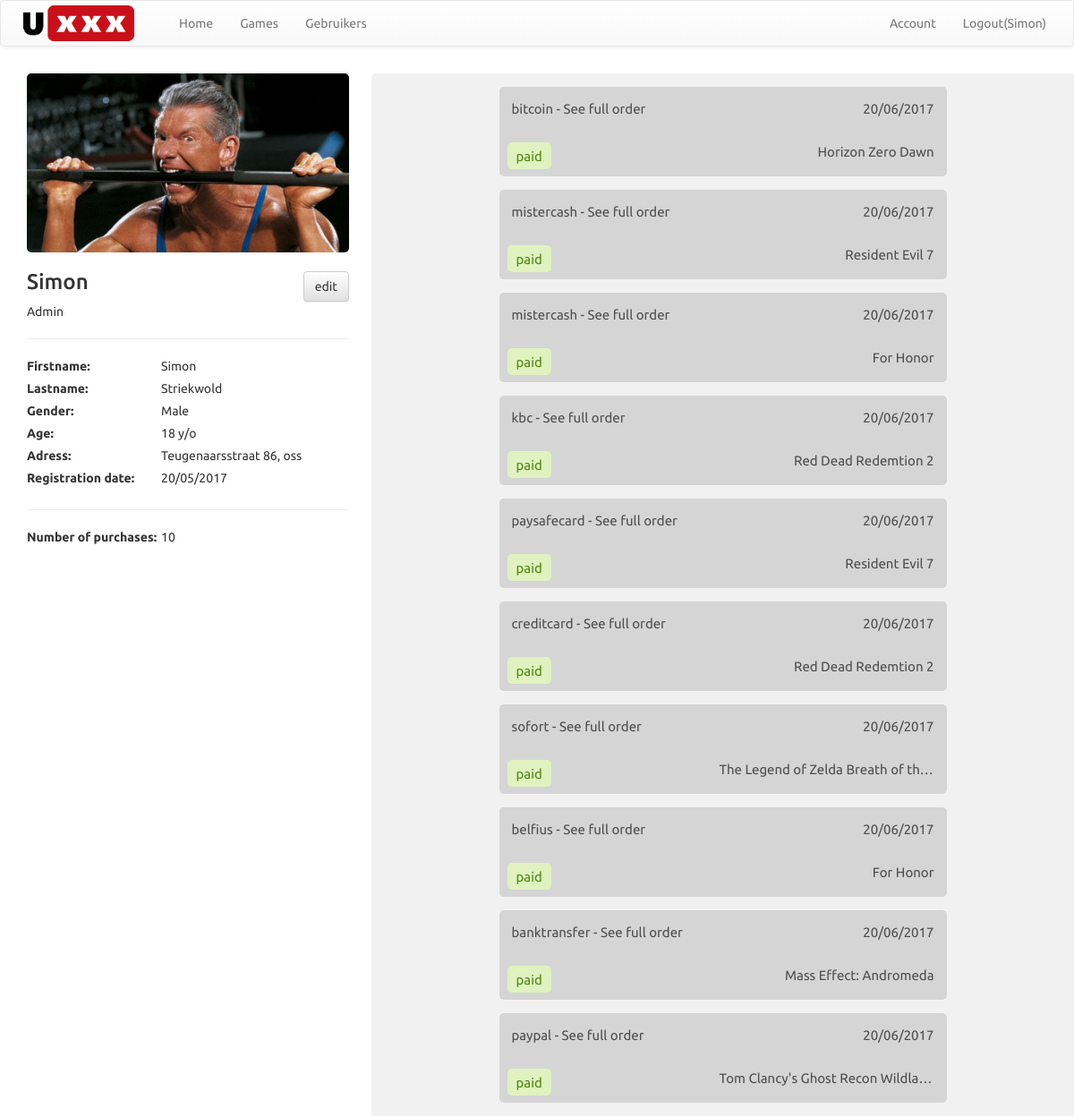
Screenshot of /users/view/591acd7a744f2478214843 (signed in) with the database file from the repository.
### tables this page shows
CREATE TABLE `user` (
  `id` varchar(256) NOT NULL,
  `name` varchar(256) NOT NULL,
  `password` varchar(256) NOT NULL,
  `salt` varchar(256) NOT NULL,
  `role` int(6) NOT NULL,
  `pic` varchar(256) NOT NULL
);

CREATE TABLE `game_order` (
  `id` varchar(256) NOT NULL,
  `user_id` varchar(256) NOT NULL,
  `game_name` varchar(256) NOT NULL,
  `game_id` varchar(256) NOT NULL,
  `amount` int(10) NOT NULL,
  `method` varchar(256) NOT NULL,
  `status` varchar(256) NOT NULL,
  `paidDatetime` varchar(256) NOT NULL,
  `details_consumerName` varchar(256) NOT NULL,
  `details_consumerAccount` varchar(256) NOT NULL
);

### base/classes.php (called while the page is built, shortened)
<?php
    class Base {
        public static function Render( $view, $Cvar = null ) {
            require_once('views/layout.php');
        }
        public static function Sanitize($string) {
            return htmlentities($string);
        }
    }
    class Sql {
        private static $instance = NULL;
        private static function getInstance() {
            if (!isset(self::$instance)) {
                $pdo_options[PDO::ATTR_ERRMODE] = PDO::ERRMODE_EXCEPTION;
                self::$instance = new PDO('mysql:host=localhost;dbname='.$GLOBALS['config']['DataBaseName'], 'root', '', $pdo_options);
            }
            return self::$instance;
        }
        public static function Get($table, $row = '1', $where = '1') {
            $db = Sql::getInstance();
            try {
                $req = $db->prepare("SELECT * FROM $table WHERE $row = :where");
                $req->execute([':where' => $where]);
                $res = $req->fetchall();
            } catch( PDOException $Exception ) {
                return $Exception->getMessage();
            }
            return $res;
        }
    }
?>

### index.php (called while the page is built, shortened)
<?php
    require_once('base/classes.php');
    require_once('base/routes.php');
?>

### models/user.php (called while the page is built, shortened)
<?php
    class User {
        public function __construct($id, $name, $password, $salt, $role, $pic) {
            $this->id = $id;
            $this->name = $name;
            $this->role = $role;
            $this->pic = $pic;
        }
        public static function role($text) {
            switch ($text) {
                case 777:
                    return 'Admin';
                    break;
            }
        }
        public static function find($id) {
            $result = Sql::Get('user', 'id', $id);
            if (
                isset($result[0]['id']) &&
                isset($result[0]['name']) &&
                isset($result[0]['password']) &&
                isset($result[0]['salt']) &&
                isset($result[0]['role']) &&
                isset($result[0]['pic'])
            ) {
                return new User(
                    $result[0]['id'],
                    $result[0]['name'],
                    $result[0]['password'],
                    $result[0]['salt'],
                    $result[0]['role'],
                    $result[0]['pic']);
            } else {
                return false;
            }
        }
    }
?>

### models/order.php (called while the page is built, shortened)
<?php
    class Order {
        public static function findByUser($id) {
            $result = Sql::Get('game_order', 'user_id', $id);
            return $result;
        }
    }
?>

### views/users/view.php (the view, shortened to what this page needs)
<div class="container users">
	<div class="row">
		<div class="col-md-4 user-profile">
			<div class="profile-picture" style="background-image: url(<?=$GLOBALS['config']['base_url'].$user->pic ?>);"></div>
			<h3><?=$user->name ?></h3>
			<?=User::Role($user->role) ?>
			<a href="<?= $GLOBALS['config']['base_url'] ?>users/edit/<?=$user->id ?>" class="btn btn-default pull-right">edit</a>
			<hr>
			<label>Firstname: </label>Simon<br>
			<label>Lastname: </label>Striekwold<br>
			<label>Gender: </label>Male<br>
			<label>Age: </label>18 y/o<br>
			<label>Adress: </label>Teugenaarsstraat 86, oss<br>
			<label>Registration date: </label>20/05/2017<br>
			<hr>
			<label>Number of purchases: </label><?= sizeof($orders) ?><br><br>
		</div>
		<div class="col-md-8 order-list <?php if (sizeof($orders) == 0) : ?>hidden-sm hidden-xs<?php endif; ?>">
			<div style="display: none;" class="">
				<?php foreach ($orders as $order) : ?>
					<div>
						<a class="left" href="<?=$GLOBALS['config']['base_url'].'orders/view/'.$order['id'] ?>">
							<span class="full-w-left"><?= $order['method'] ?> - See full order</span>
							<span class="paid"><?= $order['status'] ?></span>
						</a>
						<a class="right" href="<?=$GLOBALS['config']['base_url'].'games/view/'.$order['game_id'] ?>">
							<span class="pull-right"><?= date('d/m/Y', strtotime($order['paidDatetime']) ) ?></span><br>
							<span class="pull-right full-w"><?= $order['game_name'] ?></span>
						</a>
					</div>
				<?php endforeach; ?>
			</div>
		</div>
	</div>
</div>

### assets/css/site.css (style rules this page uses)
* { margin: 0px; padding: 0px; font-family: 'Ubuntu', sans-serif; }
div.user-profile div.profile-picture { height: 200px; width: 100%; border-radius: 5px; background-size: cover; background-position: center; margin-top: 30px; }
div.user-profile label { width: 150px; }
div.user-profile a { margin-top: -35px; }
div.order-list { padding: 30px 10px 0 10px; height: calc(100vh - 53px); }
div.order-list div { background-color: #f1f1f1; height: 100%; width: 100%; border-top-left-radius: 5px; overflow-y: scroll; }
div.order-list div div { width: calc(100% - 30px); max-width: 500px; border-radius: 5px; margin: 15px auto; height: 100px; overflow: hidden; background-color: #d5d5d5; }
div.order-list div div a { height: 100%; width: 50%; display: block; float: left; }
div.order-list div div a span { display: inline-block; color: #4e4e4e; height: 30px; font-size: 15px; padding: 5px; margin: 9px; white-space: nowrap; overflow: hidden; text-overflow: ellipsis; }
div.order-list div div a span.full-w { width: 100%; text-align: right; }
div.order-list div div a span.full-w-left { width: 100%; }
div.order-list div div a span.paid { padding: 5px 10px; color: #4F8A10; background-color: #DFF2BF; border-radius: 5px; }

### rows the page displays
user: pic (picture), name "Simon", role "Admin"
game_order: method "bitcoin", status "paid", paidDatetime "20/06/2017", game_name "Horizon Zero Dawn"
game_order: method "mistercash", status "paid", paidDatetime "20/06/2017", game_name "Resident Evil 7"
game_order: method "mistercash", status "paid", paidDatetime "20/06/2017", game_name "For Honor"
game_order: method "kbc", status "paid", paidDatetime "20/06/2017", game_name "Red Dead Redemtion 2"
game_order: method "paysafecard", status "paid", paidDatetime "20/06/2017", game_name "Resident Evil 7"
game_order: method "creditcard", status "paid", paidDatetime "20/06/2017", game_name "Red Dead Redemtion 2"
game_order: method "sofort", status "paid", paidDatetime "20/06/2017", game_name "The Legend of Zelda Breath of th…"
game_order: method "belfius", status "paid", paidDatetime "20/06/2017", game_name "For Honor"
game_order: method "banktransfer", status "paid", paidDatetime "20/06/2017", game_name "Mass Effect: Andromeda"
game_order: method "paypal", status "paid", paidDatetime "20/06/2017", game_name "Tom Clancy's Ghost Recon Wildla…"

### other values shown
$_SESSION['user']['name'] "Simon"
sizeof($orders) "10"
